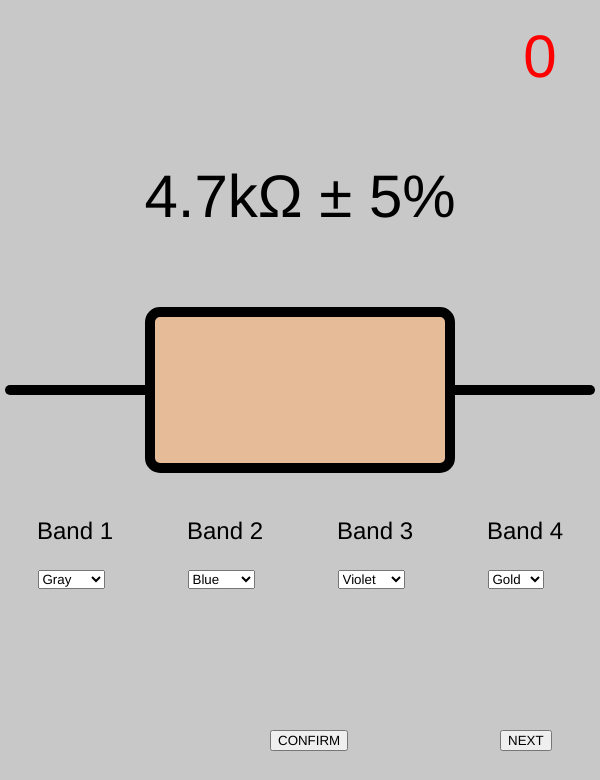
Frame 1 (no input)
Frame 60 (no input): identical to frame 1, image omitted
Frame 120 (the mouse pressed at the canvas centre since frame 60): identical to frame 1, image omitted

The p5.js sketch that drew this single still picture (run headless with seeded random() and noise() and a simulated clock; from frame 60 on, the mouse is pressed at the canvas centre):

// p5.js sketch
// ── sketch.js

let band1, band2, band3, band4, confirmButton, nextButton;

let colorCode = ["Black", "Brown", "Red", "Orange", "Yellow", "Green", "Blue", "Violet", "Gray", "White", "Gold", "Silver"];
let displayColor = ['#000000', '#964B00', '#FF0000', '#FFA500', '#FFFF00', '#00FF00', '#0000FF', '#FF00FF', '#999999', '#FFFFFF', '#FFD700', '#C0C0C0'];

let commonValue = [1, 1.2, 2.2, 2.7, 3.3, 3.9, 4.7, 5.6, 6.8, 8.2];
let commonMultiplier = [10e0, 10e1, 10e2, 10e3, 10e4, 10e5, 10e6, 0.1, 0.01];
let band1Value, band2Value, band3Value, band4Value;

let randomList = [0, 1, 2, 3, 4, 5, 6, 7, 8, 9];
let score = 0;

function setup() {
	createCanvas(600, 600*1.3);

	randomSeed();
	drawNumber();

	randomList = shuffle(randomList);
	band1 = createSelect();
	band1.position(width / 4 - 3 * width / 16, 2 * height / 3 + 50);
	for (let i = 0; i < 10; i++) band1.option(colorCode[randomList[i]], randomList[i]);
	//for (let i = 0; i < 10; i++) band1.option(colorCode[i], i);
	band1.changed(band1Event);

	randomList = shuffle(randomList);
	band2 = createSelect();
	band2.position(2 * width / 4 - 3 * width / 16, 2 * height / 3 + 50);
	for (let i = 0; i < 10; i++) band2.option(colorCode[randomList[i]], randomList[i]);
	//for (let i = 0; i < 10; i++) band2.option(colorCode[i], i);
	band2.changed(band1Event);

	randomList = shuffle(randomList);
	band3 = createSelect();
	band3.position(3 * width / 4 - 3 * width / 16, 2 * height / 3 + 50);
	for (let i = 0; i < 10; i++) band3.option(colorCode[randomList[i]], randomList[i]);
	// for (let i = 0; i < 10; i++) band3.option(colorCode[i], i);
	band3.changed(band1Event);

	band4 = createSelect();
	band4.position(4 * width / 4 - 3 * width / 16, 2 * height / 3 + 50);
	for (let i = 10; i < 12; i++) band4.option(colorCode[i], i);
	band4.changed(band1Event);

	confirmButton = createButton('CONFIRM');
	confirmButton.position(width / 2 - 30, height - 50);
	confirmButton.mousePressed(confirmButtonEvent);

	nextButton = createButton('NEXT');
	nextButton.position(width - 100, height - 50);
	nextButton.mousePressed(nextButtonEvent);

	rectMode(CENTER);
	allTrue = false;
	drawFrame();
}

function drawFrame(){
	background(200);

	noStroke();
	fill(0);
	textSize(60);
	textAlign(CENTER, CENTER);
	text(engineeringNotation(randomResistor), width / 2, width / 3);
	fill('#FF0000');
	text(score, width - 60, 60);
	textSize(24);
	textAlign(CENTER, TOP);
	fill(0);
	text("Band 1", width / 4 - width / 8, 2 * height / 3);
	text("Band 2", 2 * width / 4 - width / 8, 2 * height / 3);
	text("Band 3", 3 * width / 4 - width / 8, 2 * height / 3);
	text("Band 4", 4 * width / 4 - width / 8, 2 * height / 3);
	stroke(0);
	strokeWeight(10);
	fill('#e6bc98');
	line(10, height / 2, width - 10, height / 2);
	rect(width / 2, height / 2, width / 2, height / 5, 10, 10, 10, 10);
}

function drawNumber() {
	randomValue = commonValue[int(random(commonValue.length))];
	randomMultiplier = commonMultiplier[int(random(commonMultiplier.length - 2))];
	randomResistor = randomValue * randomMultiplier;
	print(randomValue, randomMultiplier, randomResistor, engineeringNotation(randomResistor));
}

function draw() {

}

function band1Event() {
	background(200);

	noStroke();
	fill(0);
	textSize(60);
	textAlign(CENTER, CENTER);
	text(engineeringNotation(randomResistor), width / 2, width / 3);
	fill('#FF0000');
	text(score, width - 60, 60);
	textSize(24);
	textAlign(CENTER, TOP);
	fill(0);
	text("Band 1", width / 4 - width / 8, 2 * height / 3);
	text("Band 2", 2 * width / 4 - width / 8, 2 * height / 3);
	text("Band 3", 3 * width / 4 - width / 8, 2 * height / 3);
	text("Band 4", 4 * width / 4 - width / 8, 2 * height / 3);
	stroke(0);
	strokeWeight(10);
	fill('#e6bc98');
	line(10, height / 2, width - 10, height / 2);
	rect(width / 2, height / 2, width / 2, height / 5, 10, 10, 10, 10);


	band1Value = band1.selected();
	band2Value = band2.selected();
	band3Value = band3.selected();
	band4Value = band4.selected();
	print(band1Value, band2Value, band3Value, band4Value);

	strokeWeight(25);
	strokeCap(SQUARE);
	stroke(displayColor[band1Value]);
	line(width / 4 + width / 10, height * 4 / 10, width / 4 + width / 10, height * 6 / 10);
	stroke(displayColor[band2Value]);
	line(width / 4 + 2 * width / 10, height * 4 / 10, width / 4 + 2 * width / 10, height * 6 / 10);
	stroke(displayColor[band3Value]);
	line(width / 4 + 3 * width / 10, height * 4 / 10, width / 4 + 3 * width / 10, height * 6 / 10);
	stroke(displayColor[band4Value]);
	line(width / 4 + 4 * width / 10, height * 4 / 10, width / 4 + 4 * width / 10, height * 6 / 10);

	noFill();
	stroke(0);
	strokeWeight(10);
	strokeCap(ROUND);
	rect(width / 2, height / 2, width / 2, height / 5, 10, 10, 10, 10);

}

function confirmButtonEvent() {
	noStroke();
	fill(0);
	allTrue = true;
	temp = (band1Value == floor(randomValue));
	allTrue = allTrue && temp;
	fill(temp ? '#FFFF00' : '#FF0000');
	text(temp ? "TRUE" : "FALSE", width / 4 - width / 8, height * 8 / 10);

	temp = (band2Value == round((randomValue - floor(randomValue)) * 10));
	allTrue = allTrue && temp;
	fill(temp ? '#FFFF00' : '#FF0000');
	text(temp ? "TRUE" : "FALSE", 2 * width / 4 - width / 8, height * 8 / 10);

	temp = (band3Value == round(log(randomMultiplier) / log(10) - 1));
	allTrue = allTrue && temp;
	fill(temp ? '#FFFF00' : '#FF0000');
	text(temp ? "TRUE" : "FALSE", 3 * width / 4 - width / 8, height * 8 / 10);

	temp = (band4Value == 10);
	allTrue = allTrue && temp;
	fill(temp ? '#FFFF00' : '#FF0000');
	text(temp ? "TRUE" : "FALSE", 4 * width / 4 - width / 8, height * 8 / 10);

	if (allTrue) score++;
}

function nextButtonEvent() {
	if (allTrue) setup();
	print(score);
}


function engineeringNotation(number) {
	// Giga
	if (number >= 1e10)
		return (number / 1e9).toFixed(0) + 'GΩ ± 5%';
	else if (number >= 1e9)
		return (number / 1e8).toFixed(0) / 10 + 'GΩ ± 5%';

	// Mega
	else if (number >= 1e7)
		return (number / 1e6).toFixed(0) + 'MΩ ± 5%';
	else if (number >= 1e6)
		return (number / 1e5).toFixed(0) / 10 + 'MΩ ± 5%';

	// Kilo
	else if (number >= 1e4)
		return (number / 1e3).toFixed(0) + 'kΩ ± 5%';
	else if (number >= 1e3)
		return (number / 1e2).toFixed(0) / 10 + 'kΩ ± 5%';

	// Unit
	else if (number >= 1e1)
		return (number / 1e0).toFixed(0) + 'Ω ± 5%';
	else
		return (number / 1e-1).toFixed(0) / 10 + 'Ω ± 5%';
}
